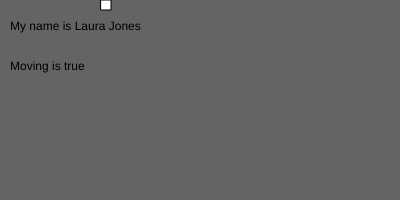
Frame 1 (no input)
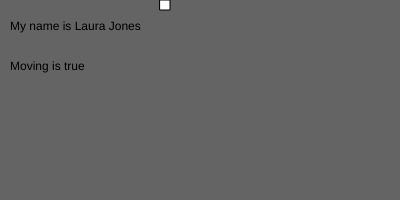
Frame 60 (no input)
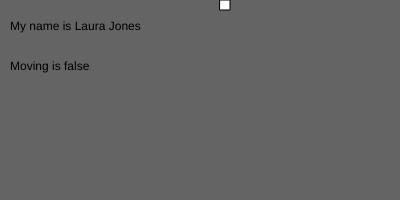
Frame 120 (the mouse pressed at the canvas centre since frame 60)

The p5.js sketch that drew these frames (run headless with seeded random() and noise() and a simulated clock; from frame 60 on, the mouse is pressed at the canvas centre):

// p5.js sketch
// ── sketch.js
var moving = true
var name = 'Laura Jones'
//Background size - canvas
// var position - initial position on the canvas
var position = 100
function setup () {
  createCanvas(400, 200)
}
//Background (colour) and shape (including size/dimensions)
function draw() {
  //Add space before speech mark - adds space when it displays it (so number isn't right next to it)
  console.log('The position is' + position)
  background(100)
  text('Moving is ' + moving, 10, 70)
//Position + 1 - causes it to move by one each time from original position
position = position + 1
rect(position, 0, 10, 10)
text('My name is ' + name, 10, 30)
}

function mousePressed() {
  moving = !moving
}
